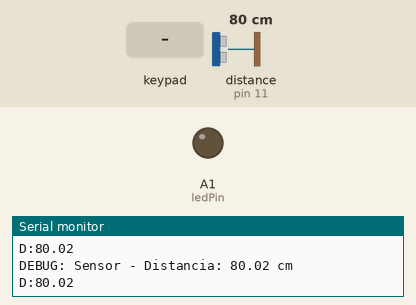
Simulated run of this sketch. Board: Arduino Uno, built with avr-gcc and run on an emulated ATmega328P. On the bench: output pins drawn as LEDs (lit = HIGH), the last lines printed to the serial monitor. Wiring (inferred from the names in the program): ultrasonic range finder: trigger pin 10; echo pin 11. The inputs (shaded band) are chosen by the test bench; at power-on: distance to the obstacle (sensor on pin 11) 80 cm. The echo pulse lasts 58.3 µs per cm; pins used as bus, display or sensor lines are not drawn.

Above: at 1.2 s.
1.3 s: keypad keys 6 7 8 9 pressed 0.4 s apart
7.4 s: key '1' pressed
At 8.2 s:
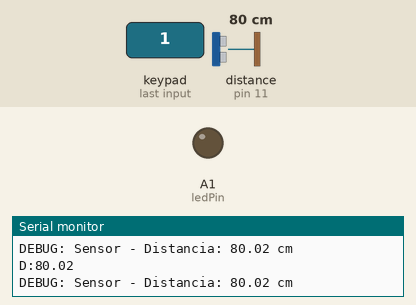
10.4 s: key 'A' pressed
At 11.5 s:
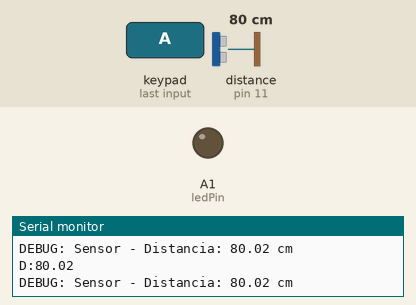
11.9 s: keypad keys 6 7 8 9 # pressed 0.4 s apart
Timing chart, 0 to 15.1 s (numbered marks = the images above; inputs shaded):
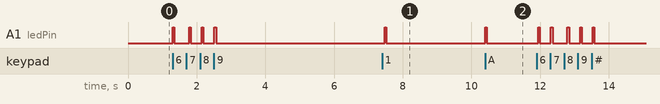

The sketch:

projeto2Inicio.ino
```cpp
#include <Keypad.h>

const byte ROWS = 4;
const byte COLS = 4;

char keys[ROWS][COLS] = {
  {'1', '2', '3', 'A'},
  {'4', '5', '6', 'B'},
  {'7', '8', '9', 'C'},
  {'*', '0', '#', 'D'}
};

byte rowPins[ROWS] = {6, 7, 8, 9};

byte colPins[COLS] = {2, 3, 4, 5};

Keypad keypad = Keypad(makeKeymap(keys), rowPins, colPins, ROWS, COLS);

const int ledPin = A1;

const int trigPin = 10;
const int echoPin = 11;

void setup() {
  Serial.begin(9600);

  pinMode(ledPin, OUTPUT);
  digitalWrite(ledPin, LOW);

  pinMode(trigPin, OUTPUT);
  pinMode(echoPin, INPUT);

  Serial.println("Arduino pronto. Enviando dados para Java...");
}

void loop() {
  char tecla = keypad.getKey();
  if (tecla) {
    Serial.print("K:");
    Serial.println(tecla);

    digitalWrite(ledPin, HIGH);
    delay(50);
    digitalWrite(ledPin, LOW);
  }

  long duration;
  float distance;

  digitalWrite(trigPin, LOW);
  delayMicroseconds(2);

  digitalWrite(trigPin, HIGH);
  delayMicroseconds(10);
  digitalWrite(trigPin, LOW);

  duration = pulseIn(echoPin, HIGH, 30000);

  distance = (duration / 2.0) * 0.0343;

  if (duration == 0) {
    Serial.println("D:TIMEOUT");
    Serial.println("DEBUG: Sensor - Timeout (objeto fora do alcance ou erro)");
  } else if (distance > 0 && distance < 400) {
    Serial.print("D:");
    Serial.println(distance);
    Serial.print("DEBUG: Sensor - Distancia: ");
    Serial.print(distance);
    Serial.println(" cm");
  } else {
    Serial.println("D:INVALID");
    Serial.print("DEBUG: Sensor - Leitura invalida: ");
    Serial.print(distance);
    Serial.println(" cm");
  }

  delay(100);
}
```

Measured:
- after the input at 7.4 s, A1 (ledPin): LOW → HIGH after 0.07 s, → LOW 0.05 s later
- after the input at 10.4 s, A1 (ledPin): LOW → HIGH at once, → LOW 0.05 s later
